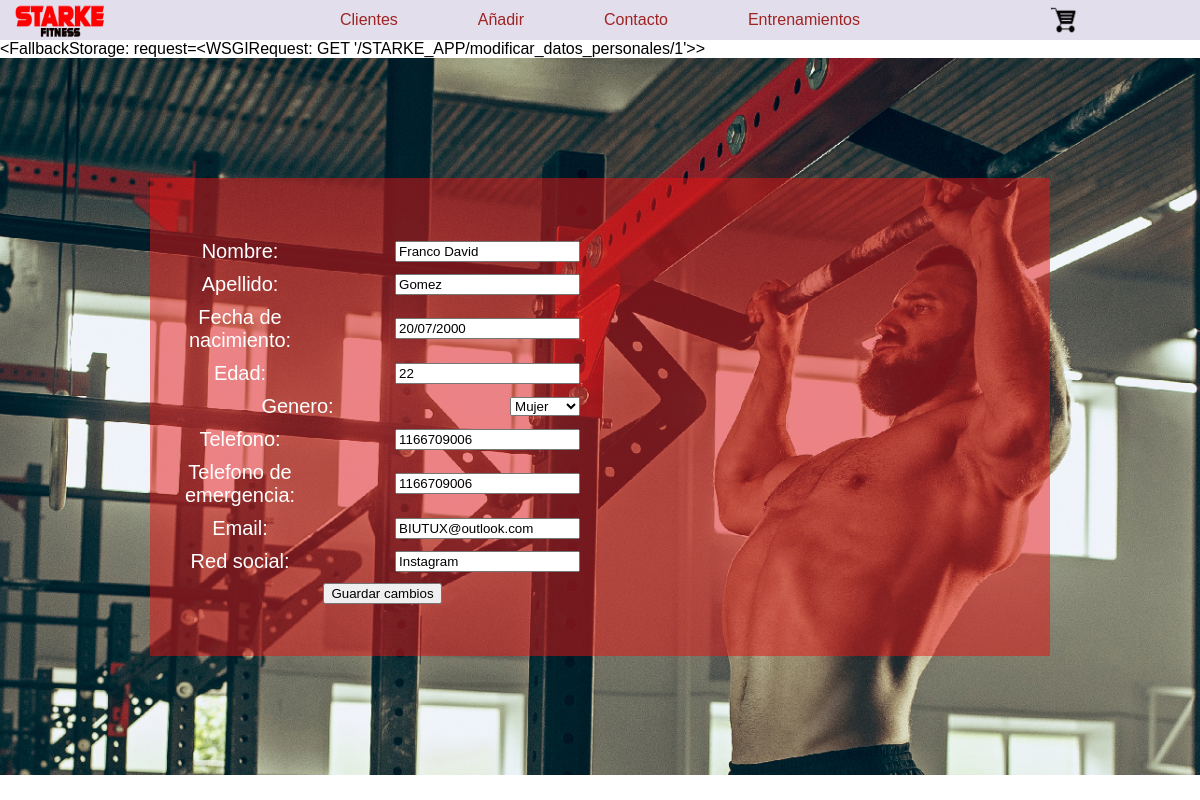
/STARKE_APP/modificar_datos_personales/1, run on the app's committed database.
### STARKE_APP/models.py (models this page shows, shortened)
class Clientes_model (models.Model):
     MUJER = 'Femenino'
     HOMBRE = 'Masculino'
     OTRO = 'Otro'
     GENEROS = [
          (MUJER,'Mujer'),
          (HOMBRE,'Hombre'),
          (OTRO,'Otro'),
                ]
     id= models.AutoField(primary_key=True)
     barrio = models.CharField(max_length=50, blank = True, null = True)
     nombre = models.CharField(max_length=50, blank = True, null = True)
     apellido = models.CharField(max_length=50, null = True)
     dni= models.IntegerField(blank = True, null = True)
     fecha_nac = models.DateField(auto_now_add=False,auto_now=False,null=True, blank = True)
     edad = models.IntegerField(blank = True, null = True)
     Generos = models.CharField(max_length=20,
                                choices = GENEROS,
                                default = MUJER,
                                blank = True, null = True)
     telefono = models.IntegerField(blank = True, null = True)
     telefono_emergencia = models.IntegerField(blank = True, null = True)
     email = models.EmailField(max_length=50,blank = True, null = True)
     red_social = models.CharField(max_length=50,blank = True, null = True)

### STARKE_APP/views.py (the view, shortened to what this page needs)
# urls.py: path('modificar_datos_personales/<id>', modificar_datos_personales, name ='modificar_datos_personales'),
def modificar_datos_personales(request,id):
    cliente= Clientes_model.objects.get(id=id)
    form = Clientes_form(initial={'nombre':cliente.nombre,
                                  'apellido':cliente.apellido,
                                  'fecha_nac':cliente.fecha_nac,
                                  'edad':cliente.edad,
                                  'dni':cliente.dni,
                                  'Genero':cliente.Generos,
                                  'telefono':cliente.telefono,
                                  'telefono_emergencia':cliente.telefono_emergencia,
                                  'email':cliente.email,
                                  'red_social':cliente.red_social})
    return render (request,'STARKE_APP/clientes/modificar_datos_personales.html',{'form':form,'id':id})

### STARKE_APP/forms.py
class Clientes_form(forms.ModelForm):
  fecha_nac= forms.DateField(widget=forms.DateInput(attrs={'placeholder':'Dia-Mes-Año'},format = '%d/%m/%Y'), input_formats=settings.DATE_INPUT_FORMATS)
  class Meta:
         model= Clientes_model
         fields= '__all__'
         widgets = {'nombre':forms.TextInput(
           attrs={'class':'form-control','placeholder':'Nombre','color':'red',}),
         'apellido':forms.TextInput(
           attrs={'class':'forms-control','placeholder':'Apellido',}
         ),
         'edad':forms.TextInput(
           attrs={'class':'forms-control','placeholder':'edad'}
         ),
          'telefono':forms.TextInput(
           attrs={'class':'forms-control','placeholder':'1166709006'}
         ),
           'telefono_emergencia':forms.TextInput(
           attrs={'class':'forms-control','placeholder':'1166709006'}
         ),
            'email':forms.TextInput(
           attrs={'class':'forms-control','placeholder':'Email'}
         ),
             'red_social':forms.TextInput(
           attrs={'class':'forms-control','placeholder':'link de red social'}
         ),
         }

### STARKE_APP/templates/STARKE_APP/clientes/modificar_datos_personales.html (shortened to what this page needs)
{% extends "STARKE_APP/clientes/formulario_padre.html" %}
      {% block main %}
      <form class ="form_datos" action="{% url 'modificar_datos_personales' id %}" , method = "POST">{% csrf_token %}
        <div class="form-group">
          <label><p>Nombre:</p></label>
          {{ form.nombre }}
      </div>
      <div class="form-group">
          <label><p>Apellido:</p></label>
          {{ form.apellido }}
      </div>
      <div class="form-group">
          <label><p>Fecha de nacimiento:</p></label>
          {{ form.fecha_nac }}
      </div>
      <div class="form-group">
          <label><p>Edad:</p> </label>
          {{ form.edad }}
       </div>
        <div class="form-group">
        <label><p>Genero: </p></label>
        {{ form.Generos }}
         </div>
        <div class="form-group">
        <label><p>Telefono:</p> </label>
        {{ form.telefono }}
        </div>
        <div class="form-group">
          <label><p>Telefono de emergencia:</p> </label>
          {{ form.telefono_emergencia }}
        </div>
        <div class="form-group">
          <label><p>Email:</p> </label>
          {{ form.email }}
        </div>
        <div class="form-group">
          <label><p>Red social:</p> </label>
          {{ form.red_social }}
        </div>
        <button type ="submit" class="boton">Guardar cambios</button>
      </form>
    </div>
  </div>
  {% endblock %}

### STARKE_APP/templates/STARKE_APP/clientes/formulario_padre.html (shortened to what this page needs)
{% load static %}
<!DOCTYPE html>
<html lang="en" dir="ltr">
<head>
  <link href="//maxcdn.bootstrapcdn.com/font-awesome/4.1.0/css/font-awesome.min.css" rel="stylesheet">
  <link rel="stylesheet" href="{% static 'STARKE_APP/css/styles_2.css' %}">
  <link rel="stylesheet" href="https://use.typekit.net/oov2wcw.css">
</head>
<body>
  <header>
    <nav class="grid_nav-container">
      <a href="{% url 'inicio' %}"><img src="{% static 'STARKE_APP/img/logo.png' %}" class="logo" name="logos" ></a>
      <ul class="menu" id="menu">
        <li><a href="{% url 'clientes' %}">Clientes</a></li>
        <li><a href="{% url 'add_cliente' %}">Añadir</a></li>
        <li><a href="#">Contacto</a></li>
        <li><a href="#">Entrenamientos</a></li>
      </ul>
      <div class="carrito">
        <img src="{% static 'STARKE_APP/img/carrito.png' %}" alt="" width="30px">
      </div>
    </nav>
  </header>
  {{ messages }}
  <div class="grid_main-container">
    <div class="main_flex">
      {% block main %}{% endblock %}
</body>
</html>

### STARKE_APP/static/STARKE_APP/css/styles_2.css (style rules this page uses)
* { font-family: century-gothic, sans-serif; margin:0px; }
.grid_nav-container { background-color: rgb(227, 222, 236); display: grid; grid-template-columns: repeat(8, 1fr); align-items: center; }
.logo { width: 90px; height: 40px; grid-column: 1/2; display: flex; margin-left: 15px; }
.menu { grid-column: 3/7; display: flex; justify-content: space-around; }
ul { padding: 0px; }
.menu li { list-style: none; }
.menu a { text-decoration: none; color:rgb(158, 35, 35); }
.carrito { display: flex; grid-column: 8/9; align-items:center; }
.grid_main-container { background-image: url(../img/background.png); background-size:cover; background-position: center; display: grid; grid-template-columns: repeat(8, 1fr); grid-template-rows: repeat(6, 1fr); }
.main_flex { grid-column: 2/8; grid-row: 2/6; display: flex; flex-direction: column; justify-content: center; align-items: center; color:white; padding: 25px; text-align: center; background-color: rgba(231, 18, 18, 0.5); height: 53.5vh; display: grid; grid-template-columns: repeat(7, 1fr); grid-template-rows: repeat(3, 1fr); }
.form_datos { justify-content: space-between; margin: auto; grid-column: 1/3; grid-row: 2/3; }
.form-group { margin: 10px; display: flex; align-items: center; }
.form-group label { margin: auto; padding-right: 100px; }
.form-group p { color: #ffffff; font-size: 20px; margin: auto; }

### data on the page
Clientes_model: nombre "Franco David", apellido "Gomez", fecha_nac "20/07/2000", edad "22", Generos "Mujer", telefono "1166709006", telefono_emergencia "1166709006", email "BIUTUX@outlook.com", red_social "Instagram"

### other printed values
{{ messages }} "<FallbackStorage: request=<WSGIRequest: GET '/STARKE_APP/modificar_datos_personales/1'>>"
